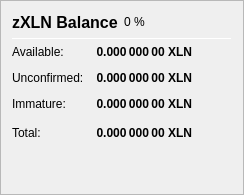
                   <widget class="QFrame" name="frame_ZerocoinBalances">
                     <property name="visible">
                       <bool>false</bool>
                     </property>
                    <property name="frameShape">
                     <enum>QFrame::StyledPanel</enum>
                    </property>
                    <property name="frameShadow">
                     <enum>QFrame::Raised</enum>
                    </property>
                    <layout class="QVBoxLayout" name="verticalLayout_7">
                     <item>
                      <layout class="QHBoxLayout" name="horizontalLayout_8" stretch="0">
                       <item>
                        <widget class="QLabel" name="label_5z_3">
                         <property name="minimumSize">
                          <size>
                           <width>0</width>
                           <height>20</height>
                          </size>
                         </property>
                         <property name="font">
                          <font>
                           <pointsize>12</pointsize>
                           <weight>75</weight>
                           <bold>true</bold>
                          </font>
                         </property>
                         <property name="text">
                          <string>zXLN Balance</string>
                         </property>
                        </widget>
                       </item>
                       <item>
                        <widget class="QLabel" name="labelzXLNPercent">
                         <property name="text">
                          <string notr="true">0 %</string>
                         </property>
                        </widget>
                       </item>
                       <item>
                        <spacer name="horizontalSpacer_11">
                         <property name="orientation">
                          <enum>Qt::Horizontal</enum>
                         </property>
                         <property name="sizeHint" stdset="0">
                          <size>
                           <width>40</width>
                           <height>20</height>
                          </size>
                         </property>
                        </spacer>
                       </item>
                      </layout>
                     </item>
                     <item>
                      <widget class="Line" name="line_ZerocoinBalance">
                       <property name="minimumSize">
                        <size>
                         <width>0</width>
                         <height>1</height>
                        </size>
                       </property>
                       <property name="maximumSize">
                        <size>
                         <width>16777215</width>
                         <height>1</height>
                        </size>
                       </property>
                       <property name="orientation">
                        <enum>Qt::Horizontal</enum>
                       </property>
                      </widget>
                     </item>
                     <item>
                      <layout class="QGridLayout" name="gridLayout_5">
                       <property name="spacing">
                        <number>12</number>
                       </property>
                       <item row="1" column="0">
                        <widget class="QLabel" name="labelzBalanceMatureText">
                         <property name="toolTip">
                          <string>Mature: more than 20 confirmation and more than 3 mints of the same denomination after it was minted.
These zXLN are spendable.</string>
                         </property>
                         <property name="text">
                          <string>Available:</string>
                         </property>
                        </widget>
                       </item>
                       <item row="1" column="1">
                        <widget class="QLabel" name="labelzBalanceMature">
                         <property name="font">
                          <font>
                           <weight>75</weight>
                           <bold>true</bold>
                          </font>
                         </property>
                         <property name="toolTip">
                          <string>Mature: more than 20 confirmation and more than 3 mints of the same denomination after it was minted.
These zXLN are spendable.</string>
                         </property>
                         <property name="text">
                          <string notr="true">0.000 000 00 XLN</string>
                         </property>
                         <property name="alignment">
                          <set>Qt::AlignRight|Qt::AlignTrailing|Qt::AlignVCenter</set>
                         </property>
                        </widget>
                       </item>
                       <item row="2" column="0">
                        <widget class="QLabel" name="labelzBalanceUnconfirmedText">
                         <property name="toolTip">
                          <string>Unconfirmed: less than 20 confirmations
Immature: confirmed, but less than 3 mints of the same denomination after it was minted</string>
                         </property>
                         <property name="text">
                          <string>Unconfirmed:</string>
                         </property>
                        </widget>
                       </item>
                       <item row="2" column="1">
                        <widget class="QLabel" name="labelzBalanceUnconfirmed">
                         <property name="font">
                          <font>
                           <weight>75</weight>
                           <bold>true</bold>
                          </font>
                         </property>
                         <property name="toolTip">
                          <string>Unconfirmed: less than 20 confirmations
Immature: confirmed, but less than 3 mints of the same denomination after it was minted</string>
                         </property>
                         <property name="text">
                          <string notr="true">0.000 000 00 XLN</string>
                         </property>
                         <property name="alignment">
                          <set>Qt::AlignRight|Qt::AlignTrailing|Qt::AlignVCenter</set>
                         </property>
                        </widget>
                       </item>
                       <item row="3" column="0">
                        <widget class="QLabel" name="labelzBalanceImmatureText">
                         <property name="toolTip">
                          <string>Unconfirmed: less than 20 confirmations
Immature: confirmed, but less than 3 mints of the same denomination after it was minted</string>
                         </property>
                         <property name="text">
                          <string>Immature:</string>
                         </property>
                        </widget>
                       </item>
                       <item row="3" column="1">
                        <widget class="QLabel" name="labelzBalanceImmature">
                         <property name="font">
                          <font>
                           <weight>75</weight>
                           <bold>true</bold>
                          </font>
                         </property>
                         <property name="toolTip">
                          <string>Unconfirmed: less than 20 confirmations
Immature: confirmed, but less than 3 mints of the same denomination after it was minted</string>
                         </property>
                         <property name="text">
                          <string notr="true">0.000 000 00 XLN</string>
                         </property>
                         <property name="alignment">
                          <set>Qt::AlignRight|Qt::AlignTrailing|Qt::AlignVCenter</set>
                         </property>
                        </widget>
                       </item>
                       <item row="4" column="0">
                        <widget class="QLabel" name="labelzBalanceText">
                         <property name="toolTip">
                          <string>Your current zXLN balance, unconfirmed and immature zXLN included.</string>
                         </property>
                         <property name="text">
                          <string>Total:</string>
                         </property>
                        </widget>
                       </item>
                       <item row="4" column="1">
                        <widget class="QLabel" name="labelzBalance">
                         <property name="font">
                          <font>
                           <weight>75</weight>
                           <bold>true</bold>
                          </font>
                         </property>
                         <property name="cursor">
                          <cursorShape>IBeamCursor</cursorShape>
                         </property>
                         <property name="toolTip">
                          <string>Your current zXLN balance, unconfirmed and immature zXLN included.</string>
                         </property>
                         <property name="text">
                          <string notr="true">0.000 000 00 XLN</string>
                         </property>
                         <property name="alignment">
                          <set>Qt::AlignRight|Qt::AlignTrailing|Qt::AlignVCenter</set>
                         </property>
                         <property name="textInteractionFlags">
                          <set>Qt::LinksAccessibleByMouse|Qt::TextSelectableByKeyboard|Qt::TextSelectableByMouse</set>
                         </property>
                        </widget>
                       </item>
                       <item row="4" column="2">
                        <spacer name="horizontalSpacer_4">
                         <property name="orientation">
                          <enum>Qt::Horizontal</enum>
                         </property>
                         <property name="sizeHint" stdset="0">
                          <size>
                           <width>40</width>
                           <height>20</height>
                          </size>
                         </property>
                        </spacer>
                       </item>
                      </layout>
                     </item>
                     <item>
                      <spacer name="verticalSpacer_4">
                       <property name="orientation">
                        <enum>Qt::Vertical</enum>
                       </property>
                       <property name="sizeHint" stdset="0">
                        <size>
                         <width>20</width>
                         <height>40</height>
                        </size>
                       </property>
                      </spacer>
                     </item>
                    </layout>
                   </widget>
